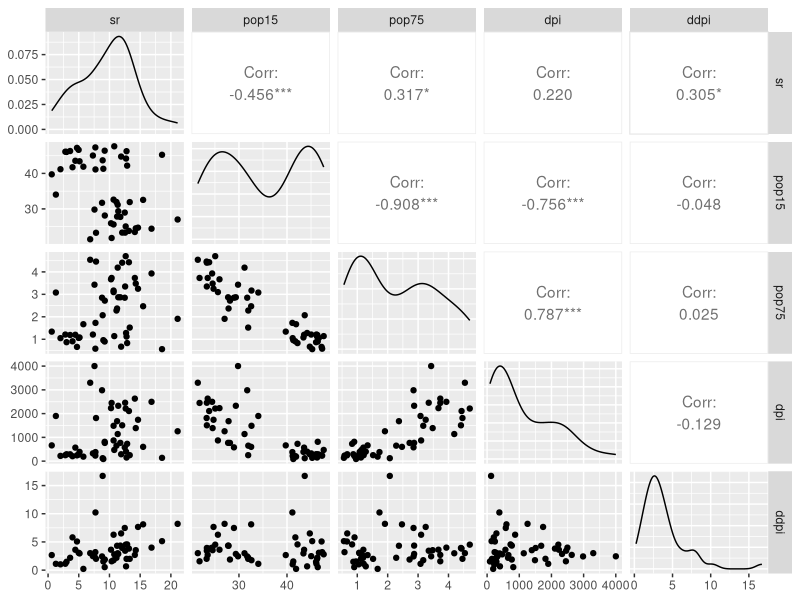

The R script that drew this image: (Note: this script raises an error after producing the figure.)
## ---- chunk 1
knitr::opts_chunk$set(echo = TRUE)
## ---- chunk 2
knitr::kable(head(LifeCycleSavings),
             caption = "The first 6 rows of the dataset")
## ---- chunk 3
library(ggplot2)
library(GGally)

ggpairs(LifeCycleSavings)
## ---- chunk 4
knitr::include_graphics("./logo.jpg") 
